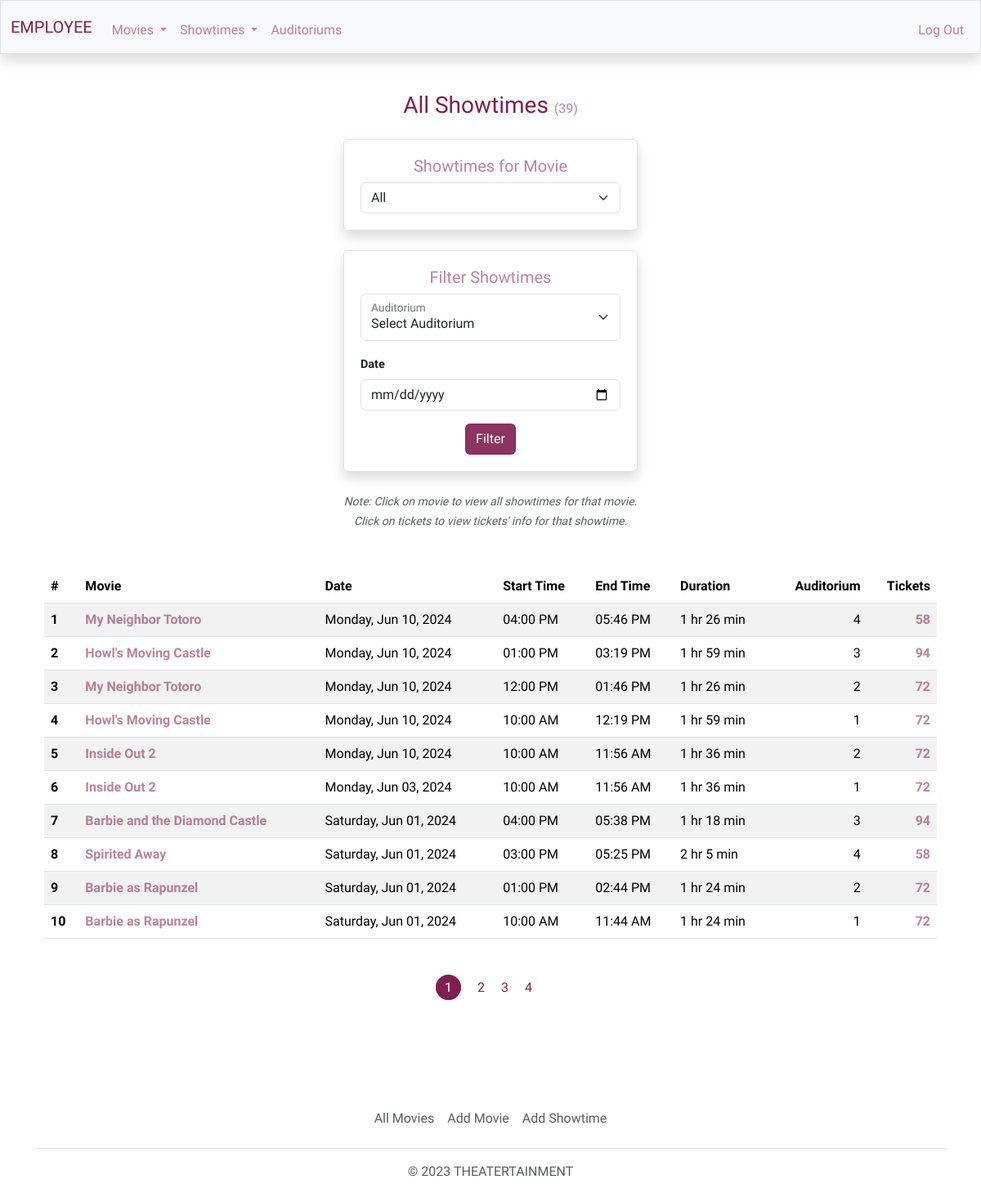
/employee/showtimes/all-showtimes (signed in), run on an earlier commit of the app's database.
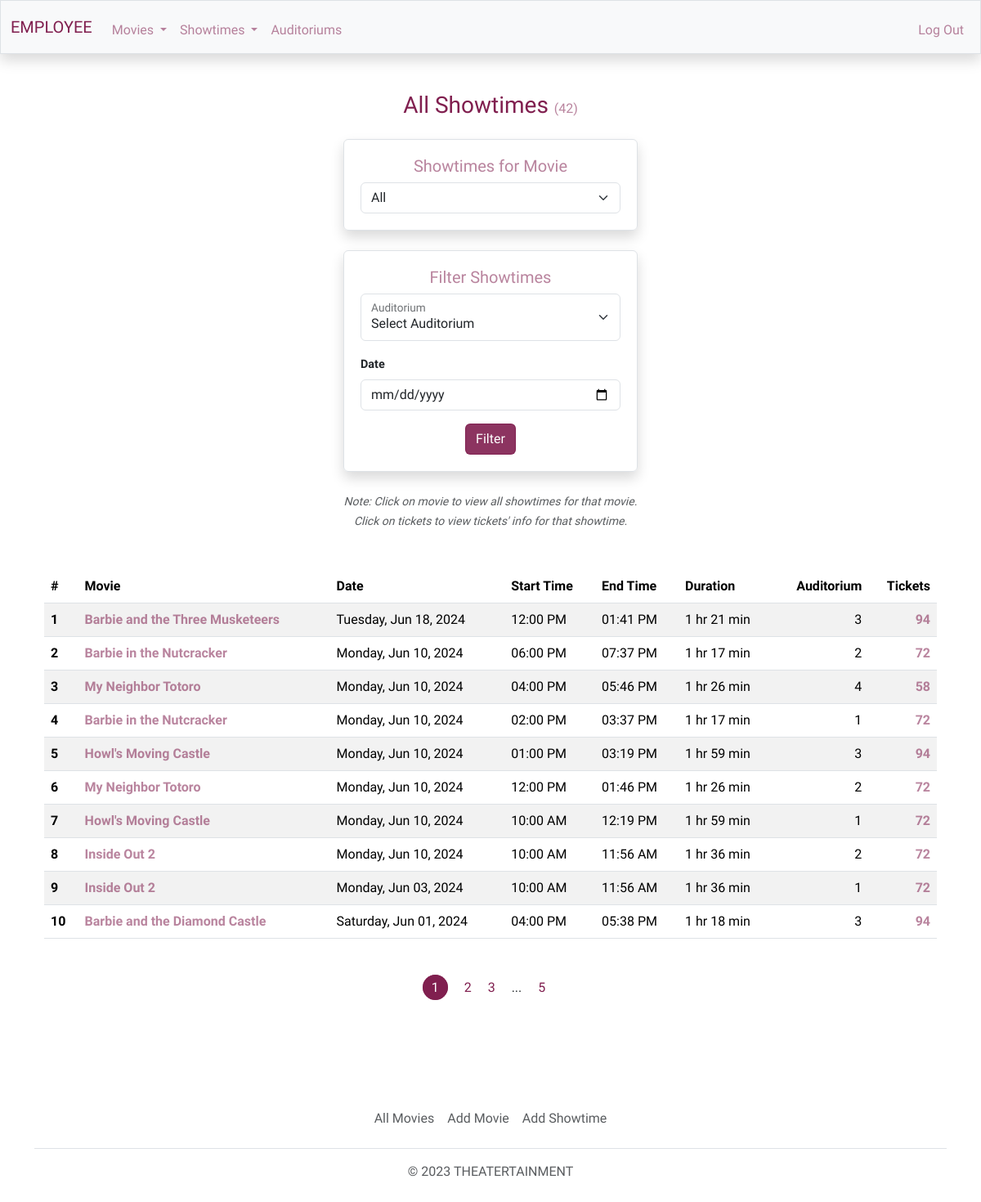
And on a later commit of the database.
### theatert/models.py (models this page shows, shortened)
class Screening(db.Model):
    id = db.Column(db.Integer, primary_key=True)
    start_datetime = db.Column(db.DateTime, nullable=False)
    end_datetime = db.Column(db.DateTime, nullable=False)
    adult_price = db.Column(db.Numeric, nullable=False)
    child_price = db.Column(db.Numeric, nullable=False)
    senior_price = db.Column(db.Numeric, nullable=False)
    auditorium_id = db.Column(db.Integer, db.ForeignKey('auditorium.id'), nullable=False) # Has one auditorium
    movie_id = db.Column(db.Integer, db.ForeignKey('movie.id'), nullable=False) # Has one movie
    tickets = db.relationship('Ticket', backref='screening', lazy=True) # Can have many tickets

class Movie(db.Model):
    id = db.Column(db.Integer, primary_key=True)
    tmdb_id = db.Column(db.Integer, unique=True, nullable=False)
    title = db.Column(db.String, nullable=False)
    route = db.Column(db.String, unique=True, nullable=False)
    status = db.Column(db.String)
    overview = db.Column(db.String)
    release_date = db.Column(db.DateTime)
    runtime = db.Column(db.Integer)
    tagline = db.Column(db.String)
    rating = db.Column(db.String)
    poster_path = db.Column(db.String)
    backdrop_path = db.Column(db.String)
    trailer_path = db.Column(db.String)
    active = db.Column(db.Boolean, default=False, nullable=False)
    deleted = db.Column(db.Boolean, default=False, nullable=False)
    genres = db.relationship('Genre', secondary=genres, lazy='subquery',
                             backref=db.backref('movies', lazy=True)) # Can have many genres
    screenings = db.relationship('Screening', backref='movie', lazy=True) # Can have many screenings
    watchlist = db.relationship('Watchlist', backref='movie', lazy=True) # Can be a part of many watchlists

class Auditorium(db.Model):
    id = db.Column(db.Integer, primary_key=True)
    rows = db.Column(db.Integer, nullable=False)
    cols = db.Column(db.Integer, nullable=False)
    seats = db.relationship('Seat', backref='auditorium', lazy=True) # Can have many seats
    screenings = db.relationship('Screening', backref='auditorium', lazy=True) # Can have many screenings

### theatert/users/employees/showtimes/routes.py (the view)
@showtimes.route('/all-showtimes', methods=['GET', 'POST'])
@login_required(role="EMPLOYEE")
def all_showtimes():
    auditorium = request.args.get('auditorium', None, type=int)
    date = request.args.get('date', None, type=date_obj)
    page = request.args.get('page', 1, type=int)
    screenings, choices, total, movies, seats_total = get_showtimes(auditorium, date, page, '', None)
    return render_template('employee/showtimes.html', title='All Showtimes', \
                            screenings=screenings, movies=movies, \
                            seats_total=seats_total, total=total, url='employees.showtimes.all_showtimes', \
                            choices=choices, auditorium=auditorium, date=date)

### theatert/models.py (called while the page is built)
@login_manager.user_loader
def load_user(user_id):
    return User.query.get(int(user_id))

### theatert/users/utils.py (called while the page is built)
def login_required(role="ANY"):
    def wrapper(f):
        @wraps(f)
        def decorated_function(*args, **kwargs):
            if not current_user.is_authenticated:
                if role == "MEMBER":
                    session['form_data_login'] = request.form
                return login_manager.unauthorized()
            return f(*args, **kwargs)
        return decorated_function
    return wrapper

### theatert/templates/employee/showtimes.html (shortened to what this page needs)
{% extends "employee/layout.html" %}
{% block main %}
    {% if total == 0 %}
        <h3 class="color-dark mb-3">{{ title }}</h3>
        <div class="border container cont-2 rounded shadow mb-4">
            <form action="" method="GET" class="needs-validation" novalidate>
                <h5 class="color-light">Filter Showtimes</h5>
                <div class="form-floating">
                    <select class="form-select mb-3" id="select-auditoriums" name="auditorium">
                        <option value="">Select Auditorium</option>
                        {% for c in choices %}
                            <option value="{{ c[0] }}">{{ c[1] }}</option>
                        {% endfor %}
                    </select>
                    <label for="select-auditoriums">Auditorium</label>
                </div>
                <div class="left-align mb-3">
                    <label class="font-bold form-label font-sm mx-auto w-auto">Date</label>
                    <input type="date" class="form-control" name="date"/>
                </div>
                <button type="submit" class="btn btn-primary">Filter</button>
            </form>
        </div>
        <h6 class="text-body-secondary my-4">There are no showtimes.</h6>
    {% else %}
        <h3 class="color-dark mb-3">{{ title }} <span class="my-small color-light">({{ total }})</span></h3>
        <div class="border container cont-2 rounded shadow mb-4">
            <h5 class="color-light">Showtimes for Movie</h5>
            <select class="form-select" id="select-link">
                <option value="">All</option>
            </select>
        </div>
        <div class="border container cont-2 rounded shadow mb-4">
            <form action="" method="GET" class="needs-validation" novalidate>
                <h5 class="color-light">Filter Showtimes</h5>
                <div class="form-floating">
                    <select class="form-select mb-3" id="select-auditoriums" name="auditorium">
                        {% for c in choices %}
                            <option value="{{ c[0] }}">{{ c[1] }}</option>
                        {% endfor %}
                    </select>
                    <label for="select-auditoriums">Auditorium</label>
                </div>
                <div class="left-align mb-3">
                    <label class="font-bold form-label font-sm mx-auto w-auto">Date</label>
                    <input type="date" class="form-control" name="date"/>
                </div>
                <button type="submit" class="btn btn-primary">Filter</button>
            </form>
        </div>
        <div class="container"><small class="fst-italic text-body-secondary">Note: Click on movie to view all showtimes for that movie.</small></div>
        <div class="container"><small class="fst-italic text-body-secondary">Click on tickets to view tickets' info for that showtime.</small></div>
        <div class="table-responsive-xl mt-5">
            <table class="table table-striped">
                <thead>
                    <tr>
                        <th class="text-start">#</th>
                        <th class="text-start">Movie</th>
                        <th class="text-start">Date</th>
                        <th class="text-start">Start Time</th>
                        <th class="text-start">End Time</th>
                        <th class="text-start">Duration</th>
                        <th class="text-end">Auditorium</th>
                        <th class="text-end">Tickets</th>
                    </tr>
                </thead>
                <tbody>
                    {% for s in screenings %}
                    <tr>
                        <th class="text-start">{{ loop.index }}</th>
                        <td class="text-start">
                            <a href="{{ url_for('employees.showtimes.movie', movie_route=s.movie.route) }}" class="info fw-bold">{{ s.movie.title }}</a>
                        </td>
                        <td class="text-start">{{ s.start_datetime.strftime("%A, %b %d, %Y") }}</td>
                        <td class="text-start">{{ s.start_datetime.strftime(" %I:%M %p") }}</td>
                        <td class="text-start">{{ s.end_datetime.strftime(" %I:%M %p") }}</td>
                        {% if s.movie.runtime < 60 %}
                            {% set runtime = (s.movie.runtime)|string + ' min' %}
                        {% else %}
                            {% set runtime = (s.movie.runtime // 60)|string + ' hr ' + (s.movie.runtime % 60)|string + ' min' %}
                        {% endif %}
                        <td class="text-start">{{ runtime }}</td>
                        <td class="text-end">{{ s.auditorium.id }}</td>
                        <td class="text-end"><a href="{{ url_for('employees.tickets', s_id=s.id) }}" class="info fw-bolder">{{ seats_total[loop.index0] }}</a></td>
                    </tr>
                    {% endfor %}
                </tbody>
            </table>
        </div>
        <div class="my-5">
            {% for pg_num in screenings.iter_pages(left_edge=1, right_edge=1, left_current=1, right_current=2) %}
                    {% if pg_num %}
                        {% if screenings.page == pg_num %}
                            <a class="page-current me-3" href="{{ url_for(url, page=pg_num, auditorium=auditorium, date=date) }}">{{ pg_num }}</a>
                        {% else %}
                            <a class="page me-3" href="{{ url_for(url, page=pg_num, auditorium=auditorium, date=date) }}">{{ pg_num }}</a>
                        {% endif %}
                    {% else %}
                        <span class="me-3">...</span>
                    {% endif %}
            {% endfor %}
        </div>
    {% endif %}
{% endblock %}

### theatert/templates/employee/layout.html (shortened to what this page needs)
<!DOCTYPE html>
<html lang="en" class="h-100">
    <head>
        <link href="/../../static/css/styles.css" rel="stylesheet">
        <link href="/../../static/css/main.css" rel="stylesheet">
    </head>
    <body class="d-flex flex-column h-100 pt-5">
        <nav class="bg-light border fixed-top navbar navbar-expand-md navbar-light shadow">
            <div class="container-fluid">
                <a class="navbar-brand" href="{{url_for('employees.home')}}"><span class="color-dark">EMPLOYEE</span></a>
                <div class="collapse navbar-collapse" id="navbar">
                    {% if current_user.is_authenticated %}
                        <ul class="navbar-nav me-auto mt-2">
                            <li class="nav-item dropdown">
                                <a class="nav-link dropdown-toggle" href="#" role="button" data-bs-toggle="dropdown" aria-expanded="false">
                                  Movies
                                </a>
                            </li>
                            <li class="nav-item dropdown">
                                <a class="nav-link dropdown-toggle" href="#" role="button" data-bs-toggle="dropdown" aria-expanded="false">
                                  Showtimes
                                </a>
                            </li>
                            <li class="nav-item"><a class="nav-link" href="{{ url_for('employees.auditoriums') }}">Auditoriums</a></li>
                        </ul>
                        <ul class="navbar-nav ms-auto mt-2">
                            <li class="nav-item"><a class="nav-link" href="{{ url_for('users.logout') }}">Log Out</a></li>
                        </ul>
                    {% endif %}
                </div>
            </div>
        </nav>
        <main class="container container-fluid my-3 py-5 text-center">
            <div class="container">
                {% block main %}{% endblock %}
            </div>
        </main>
        <footer class="footer mt-auto py-3 my-1">
            <div class="container">
                <ul class="nav justify-content-center border-bottom pb-3 mb-3">
                    {% if current_user.is_authenticated%}
                        <li class="nav-item"><a href="{{ url_for('employees.movies.all_movies') }}" class="nav-link px-2 text-muted">All Movies</a></li>
                        <li class="nav-item"><a href="{{ url_for('employees.movies.add_movie') }}" class="nav-link px-2 text-muted">Add Movie</a></li>
                        <li class="nav-item"><a href="{{ url_for('employees.showtimes.add_showtime') }}" class="nav-link px-2 text-muted">Add Showtime</a></li>
                    {% else %}
                        <li class="nav-item"><a href="/" class="nav-link px-2 text-muted">Home</a></li>
                    {% endif %}
                </ul>
                <p class="text-center text-muted">&copy; 2023 THEATERTAINMENT</p>
            </div>
        </footer>
    </body>
</html>

### theatert/static/css/main.css (style rules this page uses)
a { text-decoration: none; color: inherit; }
body { font-family: 'Work Sans', sans-serif!important; }
.cont-1, .cont-2, .cont-3, .cont-4, .cont-5, .cont-6, .cont-7 { border-radius: 25px; margin-top: 3vh; padding: 20px; width: 70vw; }
.cont-2 { width: 30vw; }
.font-bold { font-weight: bold; }
.font-sm { font-size: .9em; }
.info { cursor: pointer; }
.left-align { text-align: left; }
.my-small { font-size: medium; }

What changed in the data, as far as the page shows it:
no longer on this page (row unchanged): Screening: movie "Spirited Away", start_datetime "Saturday, Jun 01, 2024", start_datetime "03:00 PM", end_datetime "05:25 PM", runtime "2 hr 5 min", auditorium.id "4", seats_total "58"
no longer on this page (row unchanged): Screening: movie "Barbie as Rapunzel", start_datetime "Saturday, Jun 01, 2024", start_datetime "01:00 PM", end_datetime "02:44 PM", runtime "1 hr 24 min", auditorium.id "2", seats_total "72"
no longer on this page (row unchanged): Screening: movie "Barbie as Rapunzel", start_datetime "Saturday, Jun 01, 2024", start_datetime "10:00 AM", end_datetime "11:44 AM", runtime "1 hr 24 min", auditorium.id "1", seats_total "72"
added Screening: movie "Barbie and the Three Musketeers", start_datetime "Tuesday, Jun 18, 2024", start_datetime "12:00 PM", end_datetime "01:41 PM", runtime "1 hr 21 min", auditorium.id "3", seats_total "94"
added Screening: movie "Barbie in the Nutcracker", start_datetime "Monday, Jun 10, 2024", start_datetime "06:00 PM", end_datetime "07:37 PM", runtime "1 hr 17 min", auditorium.id "2", seats_total "72"
added Screening: movie "Barbie in the Nutcracker", start_datetime "Monday, Jun 10, 2024", start_datetime "02:00 PM", end_datetime "03:37 PM", runtime "1 hr 17 min", auditorium.id "1", seats_total "72"
Also different on the page:
{{ total }}: "39" → "42"
new list line: "5"
list line gone: "4"
